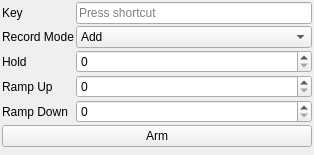
<?xml version="1.0" encoding="UTF-8"?>
<ui version="4.0">
 <class>Automate_Widget</class>
 <widget class="QWidget" name="Automate_Widget">
  <property name="geometry">
   <rect>
    <x>0</x>
    <y>0</y>
    <width>314</width>
    <height>155</height>
   </rect>
  </property>
  <property name="windowTitle">
   <string>Form</string>
  </property>
  <layout class="QFormLayout" name="formLayout">
   <property name="horizontalSpacing">
    <number>2</number>
   </property>
   <property name="verticalSpacing">
    <number>2</number>
   </property>
   <property name="leftMargin">
    <number>2</number>
   </property>
   <property name="topMargin">
    <number>2</number>
   </property>
   <property name="rightMargin">
    <number>2</number>
   </property>
   <property name="bottomMargin">
    <number>2</number>
   </property>
   <item row="0" column="0">
    <widget class="QLabel" name="label">
     <property name="text">
      <string>Key</string>
     </property>
    </widget>
   </item>
   <item row="0" column="1">
    <widget class="QKeySequenceEdit" name="keySequenceEdit_key">
     <property name="focusPolicy">
      <enum>Qt::ClickFocus</enum>
     </property>
    </widget>
   </item>
   <item row="1" column="0">
    <widget class="QLabel" name="label_2">
     <property name="text">
      <string>Record Mode</string>
     </property>
    </widget>
   </item>
   <item row="1" column="1">
    <widget class="QComboBox" name="comboBox_rec_mode">
     <item>
      <property name="text">
       <string>Add</string>
      </property>
     </item>
     <item>
      <property name="text">
       <string>Overwrite</string>
      </property>
     </item>
    </widget>
   </item>
   <item row="2" column="0">
    <widget class="QLabel" name="label_3">
     <property name="text">
      <string>Hold</string>
     </property>
    </widget>
   </item>
   <item row="2" column="1">
    <widget class="QSpinBox" name="spinBox_hold"/>
   </item>
   <item row="3" column="0">
    <widget class="QLabel" name="label_4">
     <property name="text">
      <string>Ramp Up</string>
     </property>
    </widget>
   </item>
   <item row="3" column="1">
    <widget class="QSpinBox" name="spinBox_ramp_up"/>
   </item>
   <item row="4" column="0">
    <widget class="QLabel" name="label_5">
     <property name="text">
      <string>Ramp Down</string>
     </property>
    </widget>
   </item>
   <item row="4" column="1">
    <widget class="QSpinBox" name="spinBox_ramp_down"/>
   </item>
   <item row="5" column="0" colspan="2">
    <widget class="QPushButton" name="pushButton">
     <property name="text">
      <string>Arm</string>
     </property>
    </widget>
   </item>
  </layout>
 </widget>
 <resources/>
 <connections/>
</ui>
